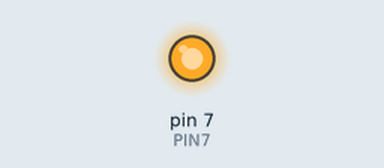
Simulated run of this sketch. Board: Arduino Uno, built with avr-gcc and run on an emulated ATmega328P. On the bench: output pins drawn as LEDs (lit = HIGH). At 4.0 s the program stops and its outputs stay as they are.

Above: at 0.1 s.
At 1.1 s:
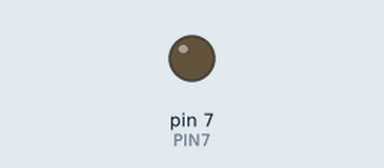
Timing chart, 0 to 5.5 s (numbered marks = the images above):
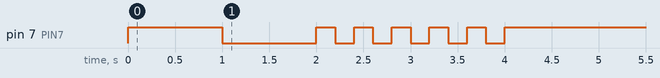

Measured:
- by itself, pin 7 (PIN7): goes HIGH 1.0 s, LOW 1.0 s, 5 × (HIGH 0.20 s, LOW 0.20 s), then HIGH

The sketch:

05_practice_2.ino
```cpp
#define PIN7 7

void setup() {
  pinMode(PIN7, OUTPUT);
}

void loop() {
  digitalWrite(PIN7, HIGH);
  delay(1000);
  digitalWrite(PIN7, LOW);
  delay(1000);
  for (int i=0; i<5; i++) {
    digitalWrite(PIN7, HIGH);
    delay(200);
    digitalWrite(PIN7, LOW);
    delay(200);
  }
  while (1) {
    digitalWrite(PIN7, 1);
  }
}
```
